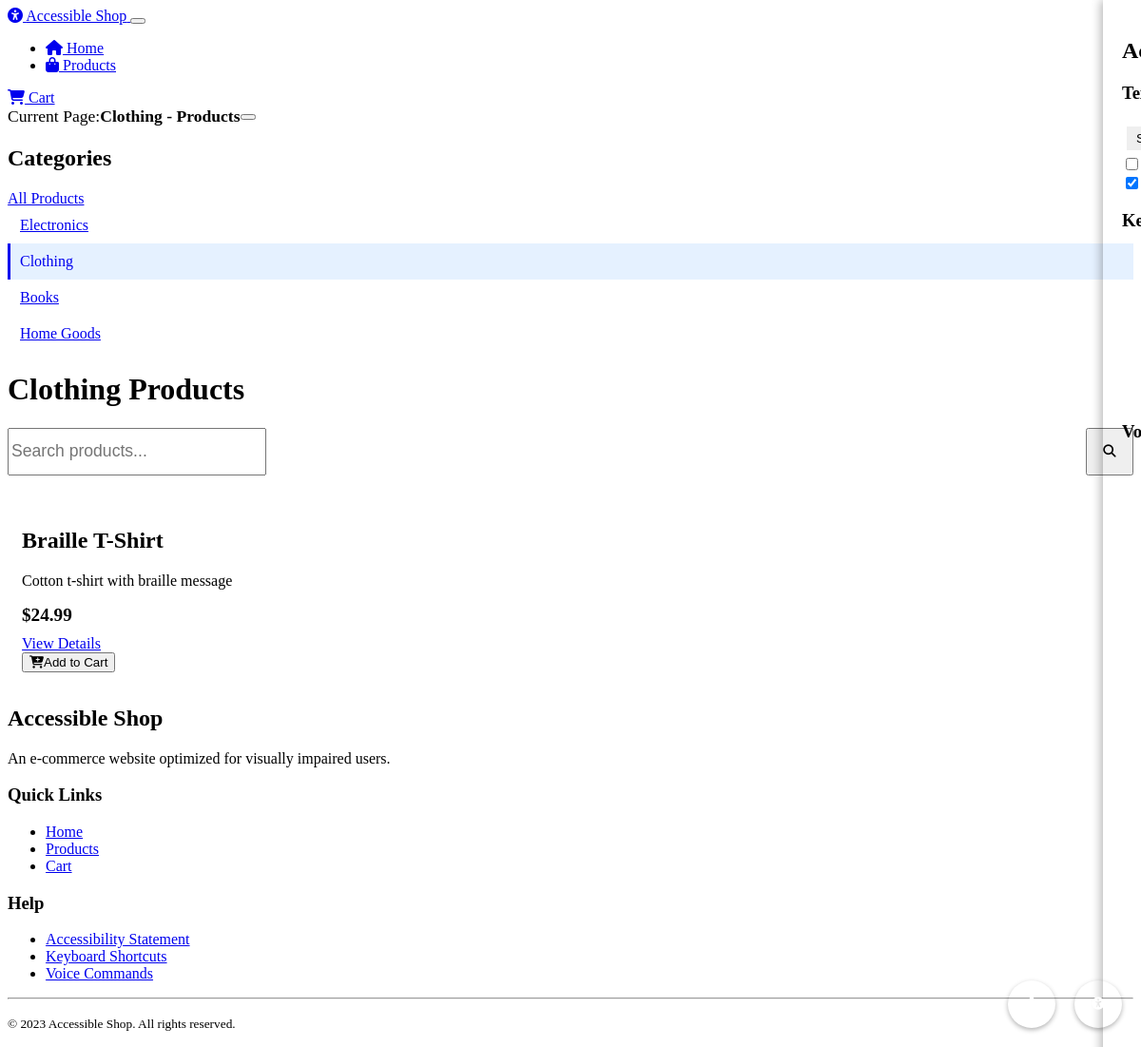
Page /products?category=2 on the committed database.
### models.py (models this page shows)
class Category(db.Model):
    id = db.Column(db.Integer, primary_key=True)
    name = db.Column(db.String(64), nullable=False)
    description = db.Column(db.Text)
    products = db.relationship('Product', backref='category', lazy=True)

class Product(db.Model):
    id = db.Column(db.Integer, primary_key=True)
    name = db.Column(db.String(128), nullable=False)
    description = db.Column(db.Text, nullable=False)
    price = db.Column(db.Float, nullable=False)
    category_id = db.Column(db.Integer, db.ForeignKey('category.id'), nullable=False)
    in_stock = db.Column(db.Boolean, default=True)
    audio_description = db.Column(db.Text)

### routes.py (the view)
@app.route('/products')
def products():
    category_id = request.args.get('category', type=int)
    search_query = request.args.get('search', '')
    product_query = Product.query
    if category_id:
        product_query = product_query.filter_by(category_id=category_id)
    if search_query:
        product_query = product_query.filter(Product.name.ilike(f'%{search_query}%') |
                                            Product.description.ilike(f'%{search_query}%'))
    products = product_query.all()
    categories = Category.query.all()
    return render_template('products.html',
                          products=products,
                          categories=categories,
                          current_category=category_id,
                          search_query=search_query)

### routes.py (called while the page is built)
@app.context_processor
def inject_accessibility_settings():
    default_settings = {
        'text_size': 'medium',
        'high_contrast': False,
        'voice_commands': True,
        'audio_feedback': True
    }
    settings = session.get('accessibility', default_settings)
    return {'accessibility': settings}

### templates/products.html (shortened to what this page needs)
{% extends "layout.html" %}
{% block title %}
    {% if current_category %}
        {{ categories|selectattr('id', 'equalto', current_category)|map(attribute='name')|join }} - Products
    {% elif search_query %}
        Search Results for "{{ search_query }}" - Products
    {% else %}
        All Products - Accessible Shop
    {% endif %}
{% endblock %}
{% block content %}
<div class="row">
    <div class="col-md-3 mb-4">
        <div class="card bg-dark category-nav" aria-labelledby="category-heading">
            <div class="card-header">
                <h2 id="category-heading" class="h5 mb-0">Categories</h2>
            </div>
            <div class="list-group list-group-flush">
                <a href="{{ url_for('products') }}" class="list-group-item list-group-item-action bg-dark
                    {% if not current_category %}active{% endif %}"
                    aria-current="{% if not current_category %}true{% endif %}">
                    All Products
                </a>
                {% for category in categories %}
                <a href="{{ url_for('products', category=category.id) }}"
                   class="list-group-item list-group-item-action bg-dark category-link
                   {% if current_category == category.id %}active{% endif %}"
                   aria-current="{% if current_category == category.id %}true{% endif %}"
                   data-category-id="{{ category.id }}">
                    {{ category.name }}
                </a>
                {% endfor %}
            </div>
        </div>
    </div>
    <div class="col-md-9">
        <div class="d-flex justify-content-between align-items-center mb-4">
            <h1>
                {% if current_category %}
                    {{ categories|selectattr('id', 'equalto', current_category)|map(attribute='name')|first }} Products
                {% elif search_query %}
                    Search Results for "{{ search_query }}"
                {% else %}
                    All Products
                {% endif %}
            </h1>
        </div>
        <form class="search-form mb-4" action="{{ url_for('products') }}" method="get" role="search">
            <div class="input-group">
                <input type="search" class="form-control" placeholder="Search products..."
                       aria-label="Search products" name="search" value="{{ search_query }}">
                <button class="btn btn-primary" type="submit" aria-label="Submit search">
                    <i class="fas fa-search" aria-hidden="true"></i>
                </button>
            </div>
        </form>
        {% if products %}
            <div class="row" role="list" aria-label="Product list">
                {% for product in products %}
                <div class="col-md-6 col-lg-4 mb-4" role="listitem">
                    <article class="product-card h-100 shadow-sm" aria-labelledby="product-{{ product.id }}-name">
                        <h2 id="product-{{ product.id }}-name" class="product-name h5">{{ product.name }}</h2>
                        <p class="product-description">{{ product.description }}</p>
                        <p class="product-price" aria-label="Price: {{ "$%.2f"|format(product.price) }}">
                            {{ "$%.2f"|format(product.price) }}
                        </p>
                        <div class="d-grid gap-2">
                            <a href="{{ url_for('product_detail', product_id=product.id) }}"
                               class="btn btn-outline-primary"
                               aria-label="View details of {{ product.name }}">
                                View Details
                            </a>
                            <form action="{{ url_for('add_to_cart') }}" method="post">
                                <button type="submit" class="btn btn-primary w-100 add-to-cart-button"
                                        aria-label="Add {{ product.name }} to cart">
                                    <i class="fas fa-cart-plus me-2" aria-hidden="true"></i>Add to Cart
                                </button>
                            </form>
                        </div>
                    </article>
                </div>
                {% endfor %}
            </div>
        {% endif %}
    </div>
</div>
{% endblock %}

### static/css/custom.css (style rules this page uses)
:root { --focus-outline-color: #0078d7; --focus-outline-width: 3px; --announcement-delay: 0.3s; }
body.text-medium { font-size: 16px !important; }
.product-card { border: 1px solid var(--bs-border-color); border-radius: 0.25rem; padding: 15px; margin-bottom: 20px; transition: transform 0.2s, box-shadow 0.2s; }
.product-price { font-size: 1.2rem; font-weight: bold; margin: 10px 0; }
.category-nav { margin-bottom: 20px; }
.category-link { display: block; padding: 10px; border-left: 3px solid transparent; transition: background-color 0.2s, border-color 0.2s; }
.category-link:hover, .category-link:focus, .category-link.active { background-color: rgba(0, 123, 255, 0.1); border-left-color: var(--bs-primary); text-decoration: none; }
.search-form { margin-bottom: 20px; position: relative; }
.search-form .form-control { padding-right: 40px; height: 50px; font-size: 1.1rem; }
.search-form .btn { position: absolute; right: 0; top: 0; height: 50px; width: 50px; }

### rows in the picture
Category: name "Electronics"
Category: name "Clothing"
Category: name "Books"
Category: name "Home Goods"
Product: name "Braille T-Shirt", description "Cotton t-shirt with braille message", price "$24.99"
